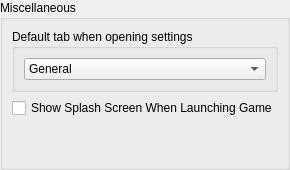
             <widget class="QGroupBox" name="emulatorSettingsGroupBox">
              <property name="sizePolicy">
               <sizepolicy hsizetype="Preferred" vsizetype="Preferred">
                <horstretch>0</horstretch>
                <verstretch>0</verstretch>
               </sizepolicy>
              </property>
              <property name="title">
               <string>Miscellaneous</string>
              </property>
              <property name="flat">
               <bool>false</bool>
              </property>
              <property name="checkable">
               <bool>false</bool>
              </property>
              <layout class="QVBoxLayout" name="additionalSettingsVLayout" stretch="0,0,0">
               <property name="spacing">
                <number>6</number>
               </property>
               <property name="leftMargin">
                <number>9</number>
               </property>
               <property name="topMargin">
                <number>9</number>
               </property>
               <property name="rightMargin">
                <number>9</number>
               </property>
               <property name="bottomMargin">
                <number>9</number>
               </property>
               <item>
                <widget class="QGroupBox" name="chooseHomeTabGroupBox">
                 <property name="sizePolicy">
                  <sizepolicy hsizetype="Expanding" vsizetype="Preferred">
                   <horstretch>0</horstretch>
                   <verstretch>0</verstretch>
                  </sizepolicy>
                 </property>
                 <property name="title">
                  <string>Default tab when opening settings</string>
                 </property>
                 <layout class="QVBoxLayout" name="tabSettingsLayout">
                  <item>
                   <widget class="QComboBox" name="chooseHomeTabComboBox">
                    <property name="sizePolicy">
                     <sizepolicy hsizetype="Preferred" vsizetype="Fixed">
                      <horstretch>0</horstretch>
                      <verstretch>0</verstretch>
                     </sizepolicy>
                    </property>
                    <item>
                     <property name="text">
                      <string>General</string>
                     </property>
                    </item>
                    <item>
                     <property name="text">
                      <string>Frontend</string>
                     </property>
                    </item>
                    <item>
                     <property name="text">
                      <string>Graphics</string>
                     </property>
                    </item>
                    <item>
                     <property name="text">
                      <string>User</string>
                     </property>
                    </item>
                    <item>
                     <property name="text">
                      <string>Input</string>
                     </property>
                    </item>
                    <item>
                     <property name="text">
                      <string>Paths</string>
                     </property>
                    </item>
                    <item>
                     <property name="text">
                      <string>Log</string>
                     </property>
                    </item>
                    <item>
                     <property name="text">
                      <string>Debug</string>
                     </property>
                    </item>
                    <item>
                     <property name="text">
                      <string>Experimental</string>
                     </property>
                    </item>
                   </widget>
                  </item>
                 </layout>
                </widget>
               </item>
               <item>
                <widget class="QCheckBox" name="showSplashCheckBox">
                 <property name="text">
                  <string>Show Splash Screen When Launching Game</string>
                 </property>
                </widget>
               </item>
               <item>
                <spacer name="verticalSpacer_9">
                 <property name="orientation">
                  <enum>Qt::Orientation::Vertical</enum>
                 </property>
                 <property name="sizeHint" stdset="0">
                  <size>
                   <width>20</width>
                   <height>40</height>
                  </size>
                 </property>
                </spacer>
               </item>
              </layout>
             </widget>
